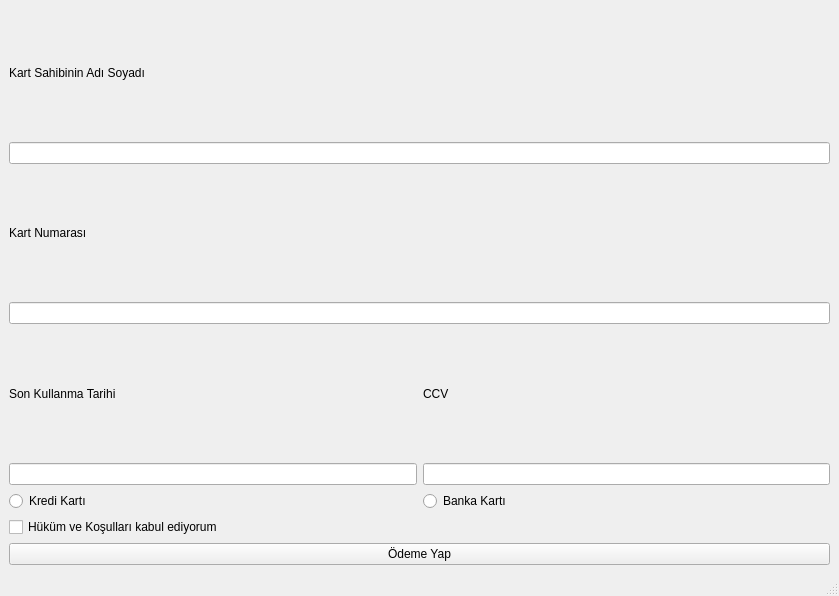
<?xml version="1.0" encoding="UTF-8"?>
<ui version="4.0">
 <class>MainWindow</class>
 <widget class="QMainWindow" name="MainWindow">
  <property name="geometry">
   <rect>
    <x>0</x>
    <y>0</y>
    <width>839</width>
    <height>596</height>
   </rect>
  </property>
  <property name="windowTitle">
   <string>MainWindow</string>
  </property>
  <widget class="QWidget" name="centralwidget">
   <layout class="QGridLayout" name="gridLayout_2">
    <item row="0" column="0">
     <layout class="QGridLayout" name="gridLayout">
      <item row="4" column="0">
       <widget class="QLabel" name="label_3">
        <property name="text">
         <string>Son Kullanma Tarihi</string>
        </property>
       </widget>
      </item>
      <item row="6" column="0">
       <widget class="QRadioButton" name="radioButton">
        <property name="text">
         <string>Kredi Kartı</string>
        </property>
       </widget>
      </item>
      <item row="6" column="1">
       <widget class="QRadioButton" name="radioButton_2">
        <property name="text">
         <string>Banka Kartı</string>
        </property>
       </widget>
      </item>
      <item row="7" column="0">
       <widget class="QCheckBox" name="checkBox">
        <property name="text">
         <string>Hüküm ve Koşulları kabul ediyorum</string>
        </property>
       </widget>
      </item>
      <item row="2" column="0" colspan="2">
       <widget class="QLabel" name="label_2">
        <property name="text">
         <string>Kart Numarası</string>
        </property>
       </widget>
      </item>
      <item row="8" column="0" colspan="2">
       <widget class="QPushButton" name="pushButton">
        <property name="text">
         <string>Ödeme Yap</string>
        </property>
       </widget>
      </item>
      <item row="5" column="1">
       <widget class="QLineEdit" name="lineEdit_4"/>
      </item>
      <item row="4" column="1">
       <widget class="QLabel" name="label_4">
        <property name="text">
         <string>CCV</string>
        </property>
       </widget>
      </item>
      <item row="3" column="0" colspan="2">
       <widget class="QLineEdit" name="lineEdit_2"/>
      </item>
      <item row="5" column="0">
       <widget class="QLineEdit" name="lineEdit_3"/>
      </item>
      <item row="1" column="0" colspan="2">
       <widget class="QLineEdit" name="lineEdit"/>
      </item>
      <item row="0" column="0" colspan="2">
       <widget class="QLabel" name="label">
        <property name="text">
         <string>Kart Sahibinin Adı Soyadı</string>
        </property>
       </widget>
      </item>
     </layout>
    </item>
   </layout>
  </widget>
  <widget class="QMenuBar" name="menubar">
   <property name="geometry">
    <rect>
     <x>0</x>
     <y>0</y>
     <width>839</width>
     <height>21</height>
    </rect>
   </property>
  </widget>
  <widget class="QStatusBar" name="statusbar"/>
 </widget>
 <resources/>
 <connections/>
</ui>
